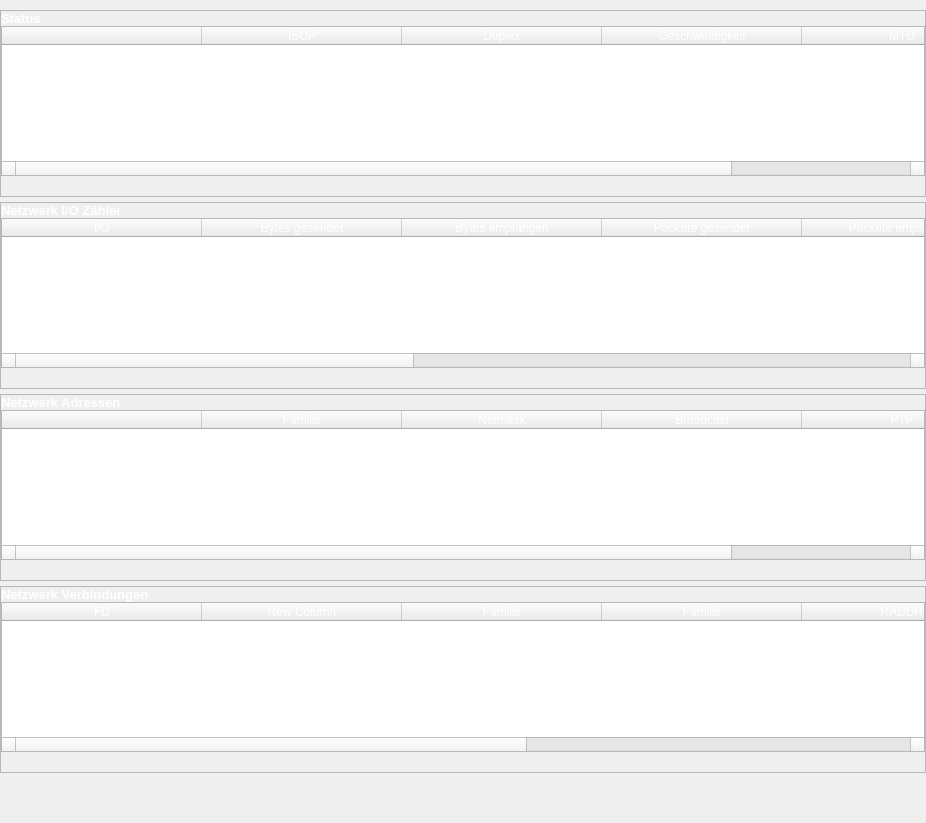
                   <widget class="QWidget" name="scrollAreaWidgetContents">
                    <property name="geometry">
                     <rect>
                      <x>0</x>
                      <y>0</y>
                      <width>926</width>
                      <height>819</height>
                     </rect>
                    </property>
                    <layout class="QVBoxLayout" name="verticalLayout_15">
                     <property name="spacing">
                      <number>5</number>
                     </property>
                     <property name="leftMargin">
                      <number>0</number>
                     </property>
                     <property name="topMargin">
                      <number>10</number>
                     </property>
                     <property name="rightMargin">
                      <number>0</number>
                     </property>
                     <property name="bottomMargin">
                      <number>50</number>
                     </property>
                     <item>
                      <widget class="QFrame" name="frame_14">
                       <property name="frameShape">
                        <enum>QFrame::StyledPanel</enum>
                       </property>
                       <property name="frameShadow">
                        <enum>QFrame::Raised</enum>
                       </property>
                       <layout class="QVBoxLayout" name="verticalLayout_16">
                        <property name="spacing">
                         <number>0</number>
                        </property>
                        <property name="leftMargin">
                         <number>0</number>
                        </property>
                        <property name="topMargin">
                         <number>0</number>
                        </property>
                        <property name="rightMargin">
                         <number>0</number>
                        </property>
                        <property name="bottomMargin">
                         <number>20</number>
                        </property>
                        <item>
                         <widget class="QLabel" name="label_46">
                          <property name="font">
                           <font>
                            <pointsize>10</pointsize>
                            <weight>75</weight>
                            <bold>true</bold>
                           </font>
                          </property>
                          <property name="styleSheet">
                           <string notr="true">color: rgb(255, 255, 255);</string>
                          </property>
                          <property name="text">
                           <string>Status</string>
                          </property>
                         </widget>
                        </item>
                        <item>
                         <widget class="QTableWidget" name="net_stats_tableWidget">
                          <property name="minimumSize">
                           <size>
                            <width>0</width>
                            <height>150</height>
                           </size>
                          </property>
                          <property name="styleSheet">
                           <string notr="true">color: rgb(255, 255, 255);</string>
                          </property>
                          <property name="midLineWidth">
                           <number>-3</number>
                          </property>
                          <attribute name="horizontalHeaderDefaultSectionSize">
                           <number>200</number>
                          </attribute>
                          <column>
                           <property name="text">
                            <string/>
                           </property>
                          </column>
                          <column>
                           <property name="text">
                            <string>ISUP</string>
                           </property>
                          </column>
                          <column>
                           <property name="text">
                            <string>Duplex</string>
                           </property>
                          </column>
                          <column>
                           <property name="text">
                            <string>Geschwindigkeit</string>
                           </property>
                          </column>
                          <column>
                           <property name="text">
                            <string>MTU</string>
                           </property>
                          </column>
                         </widget>
                        </item>
                       </layout>
                      </widget>
                     </item>
                     <item>
                      <widget class="QFrame" name="frame_15">
                       <property name="frameShape">
                        <enum>QFrame::StyledPanel</enum>
                       </property>
                       <property name="frameShadow">
                        <enum>QFrame::Raised</enum>
                       </property>
                       <layout class="QVBoxLayout" name="verticalLayout_17">
                        <property name="spacing">
                         <number>0</number>
                        </property>
                        <property name="leftMargin">
                         <number>0</number>
                        </property>
                        <property name="topMargin">
                         <number>0</number>
                        </property>
                        <property name="rightMargin">
                         <number>0</number>
                        </property>
                        <property name="bottomMargin">
                         <number>20</number>
                        </property>
                        <item>
                         <widget class="QLabel" name="label_47">
                          <property name="font">
                           <font>
                            <pointsize>10</pointsize>
                            <weight>75</weight>
                            <bold>true</bold>
                           </font>
                          </property>
                          <property name="styleSheet">
                           <string notr="true">color: rgb(255, 255, 255);</string>
                          </property>
                          <property name="text">
                           <string>Netzwerk I/O Zähler</string>
                          </property>
                         </widget>
                        </item>
                        <item>
                         <widget class="QTableWidget" name="net_io_tableWidget">
                          <property name="minimumSize">
                           <size>
                            <width>0</width>
                            <height>150</height>
                           </size>
                          </property>
                          <property name="styleSheet">
                           <string notr="true">color: rgb(255, 255, 255);</string>
                          </property>
                          <attribute name="horizontalHeaderDefaultSectionSize">
                           <number>200</number>
                          </attribute>
                          <column>
                           <property name="text">
                            <string>I/O</string>
                           </property>
                          </column>
                          <column>
                           <property name="text">
                            <string>Bytes gesendet</string>
                           </property>
                          </column>
                          <column>
                           <property name="text">
                            <string>Bytes empfangen</string>
                           </property>
                          </column>
                          <column>
                           <property name="text">
                            <string>Packete gesendet</string>
                           </property>
                          </column>
                          <column>
                           <property name="text">
                            <string>Packete empfangen</string>
                           </property>
                          </column>
                          <column>
                           <property name="text">
                            <string>Err In</string>
                           </property>
                          </column>
                          <column>
                           <property name="text">
                            <string>Err Out</string>
                           </property>
                          </column>
                          <column>
                           <property name="text">
                            <string>Drop In</string>
                           </property>
                          </column>
                          <column>
                           <property name="text">
                            <string>Drop Out</string>
                           </property>
                          </column>
                         </widget>
                        </item>
                       </layout>
                      </widget>
                     </item>
                     <item>
                      <widget class="QFrame" name="frame_16">
                       <property name="frameShape">
                        <enum>QFrame::StyledPanel</enum>
                       </property>
                       <property name="frameShadow">
                        <enum>QFrame::Raised</enum>
                       </property>
                       <layout class="QVBoxLayout" name="verticalLayout_18">
                        <property name="spacing">
                         <number>0</number>
                        </property>
                        <property name="leftMargin">
                         <number>0</number>
                        </property>
                        <property name="topMargin">
                         <number>0</number>
                        </property>
                        <property name="rightMargin">
                         <number>0</number>
                        </property>
                        <property name="bottomMargin">
                         <number>20</number>
                        </property>
                        <item>
                         <widget class="QLabel" name="label_48">
                          <property name="font">
                           <font>
                            <pointsize>10</pointsize>
                            <weight>75</weight>
                            <bold>true</bold>
                           </font>
                          </property>
                          <property name="styleSheet">
                           <string notr="true">color: rgb(255, 255, 255);</string>
                          </property>
                          <property name="text">
                           <string>Netzwerk Adressen</string>
                          </property>
                         </widget>
                        </item>
                        <item>
                         <widget class="QTableWidget" name="net_addresses_tableWidget">
                          <property name="minimumSize">
                           <size>
                            <width>0</width>
                            <height>150</height>
                           </size>
                          </property>
                          <property name="styleSheet">
                           <string notr="true">color: rgb(255, 255, 255);</string>
                          </property>
                          <attribute name="horizontalHeaderDefaultSectionSize">
                           <number>200</number>
                          </attribute>
                          <column>
                           <property name="text">
                            <string/>
                           </property>
                          </column>
                          <column>
                           <property name="text">
                            <string>Familie</string>
                           </property>
                          </column>
                          <column>
                           <property name="text">
                            <string>Netmask</string>
                           </property>
                          </column>
                          <column>
                           <property name="text">
                            <string>Broadcast</string>
                           </property>
                          </column>
                          <column>
                           <property name="text">
                            <string>PTP</string>
                           </property>
                          </column>
                         </widget>
                        </item>
                       </layout>
                      </widget>
                     </item>
                     <item>
                      <widget class="QFrame" name="frame_17">
                       <property name="frameShape">
                        <enum>QFrame::StyledPanel</enum>
                       </property>
                       <property name="frameShadow">
                        <enum>QFrame::Raised</enum>
                       </property>
                       <layout class="QVBoxLayout" name="verticalLayout_19">
                        <property name="spacing">
                         <number>0</number>
                        </property>
                        <property name="leftMargin">
                         <number>0</number>
                        </property>
                        <property name="topMargin">
                         <number>0</number>
                        </property>
                        <property name="rightMargin">
                         <number>0</number>
                        </property>
                        <property name="bottomMargin">
                         <number>20</number>
                        </property>
                        <item>
                         <widget class="QLabel" name="label_49">
                          <property name="font">
                           <font>
                            <pointsize>10</pointsize>
                            <weight>75</weight>
                            <bold>true</bold>
                           </font>
                          </property>
                          <property name="styleSheet">
                           <string notr="true">color: rgb(255, 255, 255);</string>
                          </property>
                          <property name="text">
                           <string>Netzwerk Verbindungen</string>
                          </property>
                         </widget>
                        </item>
                        <item>
                         <widget class="QTableWidget" name="net_connections_tableWidget">
                          <property name="minimumSize">
                           <size>
                            <width>0</width>
                            <height>150</height>
                           </size>
                          </property>
                          <property name="styleSheet">
                           <string notr="true">color: rgb(255, 255, 255);</string>
                          </property>
                          <attribute name="horizontalHeaderDefaultSectionSize">
                           <number>200</number>
                          </attribute>
                          <column>
                           <property name="text">
                            <string>FD</string>
                           </property>
                          </column>
                          <column>
                           <property name="text">
                            <string>New Column</string>
                           </property>
                          </column>
                          <column>
                           <property name="text">
                            <string>Familie</string>
                           </property>
                          </column>
                          <column>
                           <property name="text">
                            <string>Familie</string>
                           </property>
                          </column>
                          <column>
                           <property name="text">
                            <string>RADDR</string>
                           </property>
                          </column>
                          <column>
                           <property name="text">
                            <string>Tatus</string>
                           </property>
                          </column>
                          <column>
                           <property name="text">
                            <string>PID</string>
                           </property>
                          </column>
                         </widget>
                        </item>
                       </layout>
                      </widget>
                     </item>
                    </layout>
                   </widget>
